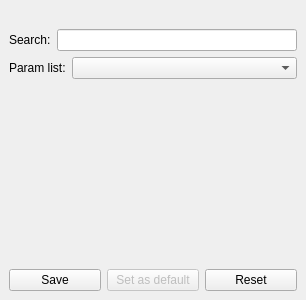
<?xml version="1.0" encoding="UTF-8"?>
<ui version="4.0">
 <class>WinFilter</class>
 <widget class="QDockWidget" name="WinFilter">
  <property name="windowModality">
   <enum>Qt::NonModal</enum>
  </property>
  <property name="geometry">
   <rect>
    <x>0</x>
    <y>0</y>
    <width>306</width>
    <height>300</height>
   </rect>
  </property>
  <property name="minimumSize">
   <size>
    <width>306</width>
    <height>255</height>
   </size>
  </property>
  <property name="features">
   <set>QDockWidget::AllDockWidgetFeatures</set>
  </property>
  <property name="windowTitle">
   <string>Filter param</string>
  </property>
  <widget class="QWidget" name="Filter">
   <layout class="QVBoxLayout" name="verticalLayout">
    <item>
     <widget class="QLabel" name="lbl_param_name">
      <property name="sizePolicy">
       <sizepolicy hsizetype="Preferred" vsizetype="Maximum">
        <horstretch>0</horstretch>
        <verstretch>0</verstretch>
       </sizepolicy>
      </property>
      <property name="text">
       <string/>
      </property>
     </widget>
    </item>
    <item>
     <layout class="QHBoxLayout" name="horizontalLayout">
      <property name="sizeConstraint">
       <enum>QLayout::SetDefaultConstraint</enum>
      </property>
      <item>
       <widget class="QLabel" name="label">
        <property name="sizePolicy">
         <sizepolicy hsizetype="Maximum" vsizetype="Maximum">
          <horstretch>0</horstretch>
          <verstretch>0</verstretch>
         </sizepolicy>
        </property>
        <property name="text">
         <string>Search:</string>
        </property>
       </widget>
      </item>
      <item>
       <widget class="QLineEdit" name="txt_search"/>
      </item>
     </layout>
    </item>
    <item>
     <layout class="QHBoxLayout" name="horizontalLayout_2">
      <item>
       <widget class="QLabel" name="label_2">
        <property name="sizePolicy">
         <sizepolicy hsizetype="Maximum" vsizetype="Preferred">
          <horstretch>0</horstretch>
          <verstretch>0</verstretch>
         </sizepolicy>
        </property>
        <property name="text">
         <string>Param list:</string>
        </property>
       </widget>
      </item>
      <item>
       <widget class="QComboBox" name="cb_filter_param">
        <property name="sizePolicy">
         <sizepolicy hsizetype="Minimum" vsizetype="Fixed">
          <horstretch>0</horstretch>
          <verstretch>0</verstretch>
         </sizepolicy>
        </property>
       </widget>
      </item>
     </layout>
    </item>
    <item>
     <widget class="QLabel" name="lbl_doc">
      <property name="text">
       <string/>
      </property>
     </widget>
    </item>
    <item>
     <layout class="QVBoxLayout" name="layout_params"/>
    </item>
    <item>
     <widget class="QLabel" name="lbl_desc_param">
      <property name="text">
       <string/>
      </property>
     </widget>
    </item>
    <item>
     <layout class="QHBoxLayout" name="horizontalLayout_3">
      <item>
       <widget class="QPushButton" name="saveButton">
        <property name="text">
         <string>Save</string>
        </property>
       </widget>
      </item>
      <item>
       <widget class="QPushButton" name="defaultButton">
        <property name="enabled">
         <bool>false</bool>
        </property>
        <property name="text">
         <string>Set as default</string>
        </property>
       </widget>
      </item>
      <item>
       <widget class="QPushButton" name="resetButton">
        <property name="enabled">
         <bool>true</bool>
        </property>
        <property name="text">
         <string>Reset</string>
        </property>
       </widget>
      </item>
     </layout>
    </item>
   </layout>
  </widget>
 </widget>
 <resources/>
 <connections/>
</ui>
